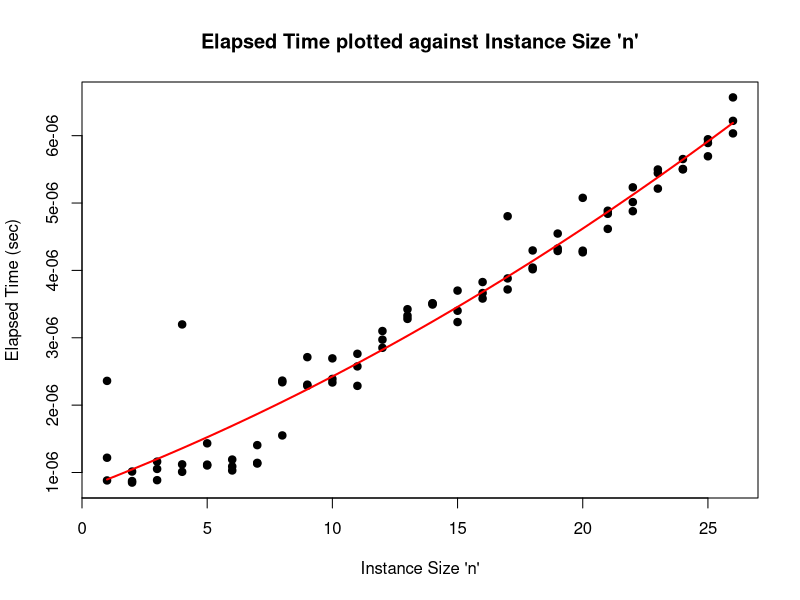
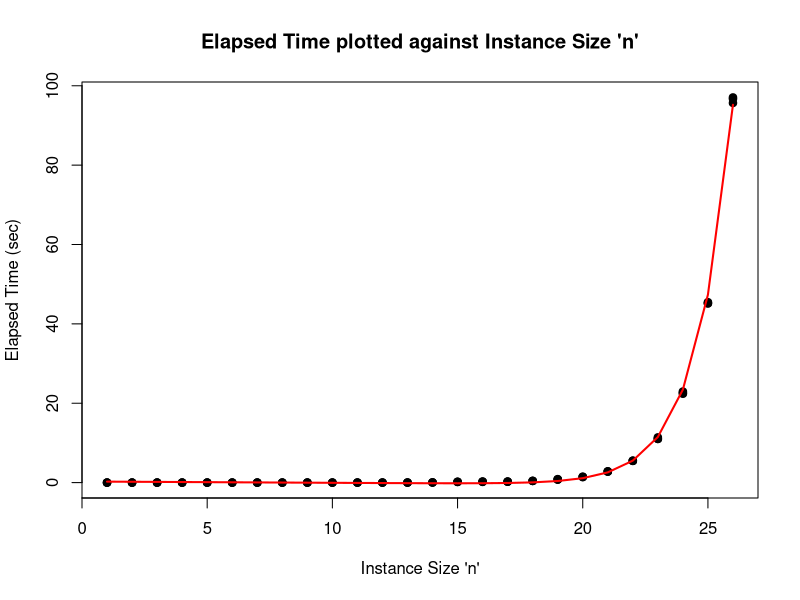

Generate these figures, in order, with R:
setwd("~/Desktop/AlgProj2")


##### End To Beginning ########

#Read File In
data.EndToBeginning = read.csv("dataEndToBeginning.csv", h=T)

#Attach data / create variables
attach(data.EndToBeginning)
etbET = Elapsed.Time  #endToBeginningElapsedTime
etbIS = Instance.Size.n #endToBeginningInstanceSize

x = etbIS
y = etbET

try1 <- plot(x,y,pch=19, main = "Elapsed Time plotted against Instance Size 'n'", 
             xlab = "Instance Size 'n'", ylab = "Elapsed Time (sec)")
fit <- lm(y~poly(x,2,raw=TRUE)) 
lines(x,predict(fit,data.frame(x=x)),col="red",lwd=2)



#############################################################


##### POWER SET ########
data.PowerSet = read.csv("dataPowerSet.csv", h=T)

attach(data.PowerSet)
psET = Elapsed.Time  #powerSetElapsedTime
psIS = Instance.Size.n  #powerSetInstanceSize


###BEST FIT CURVE

x2 = psIS
y2 = psET

try1 <- plot(x2,y2,pch=19,main = "Elapsed Time plotted against Instance Size 'n'", 
             xlab = "Instance Size 'n'", ylab = "Elapsed Time (sec)")
fit <- lm(y2~poly(x2,2^x2,raw=TRUE)) 
lines(x2,predict(fit,data.frame(x2=x2)),col="red",lwd=2)


